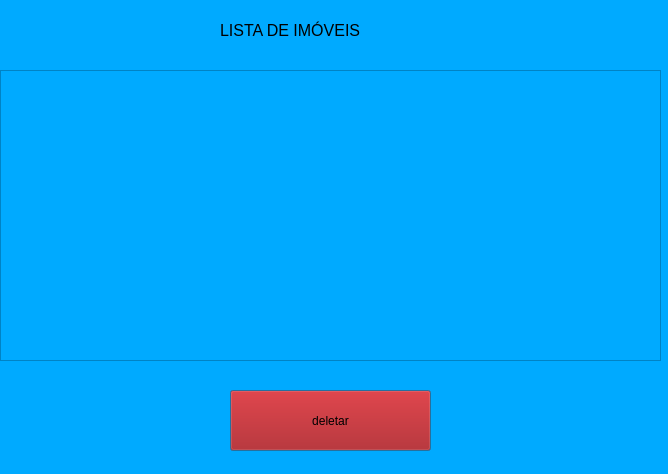
<?xml version="1.0" encoding="UTF-8"?>
<ui version="4.0">
 <class>Dialog</class>
 <widget class="QDialog" name="Dialog">
  <property name="geometry">
   <rect>
    <x>0</x>
    <y>0</y>
    <width>668</width>
    <height>474</height>
   </rect>
  </property>
  <property name="windowTitle">
   <string>Dialog</string>
  </property>
  <property name="styleSheet">
   <string notr="true">background-color: rgb(0, 170, 255);</string>
  </property>
  <widget class="QLabel" name="label">
   <property name="geometry">
    <rect>
     <x>220</x>
     <y>0</y>
     <width>221</width>
     <height>61</height>
    </rect>
   </property>
   <property name="font">
    <font>
     <pointsize>12</pointsize>
    </font>
   </property>
   <property name="text">
    <string>LISTA DE IMÓVEIS</string>
   </property>
  </widget>
  <widget class="QTableWidget" name="tableWidget">
   <property name="geometry">
    <rect>
     <x>0</x>
     <y>70</y>
     <width>661</width>
     <height>291</height>
    </rect>
   </property>
  </widget>
  <widget class="QPushButton" name="pushButton">
   <property name="geometry">
    <rect>
     <x>230</x>
     <y>390</y>
     <width>201</width>
     <height>61</height>
    </rect>
   </property>
   <property name="styleSheet">
    <string notr="true">background-color: rgb(170, 0, 0);</string>
   </property>
   <property name="text">
    <string>deletar</string>
   </property>
  </widget>
 </widget>
 <resources/>
 <connections/>
</ui>
